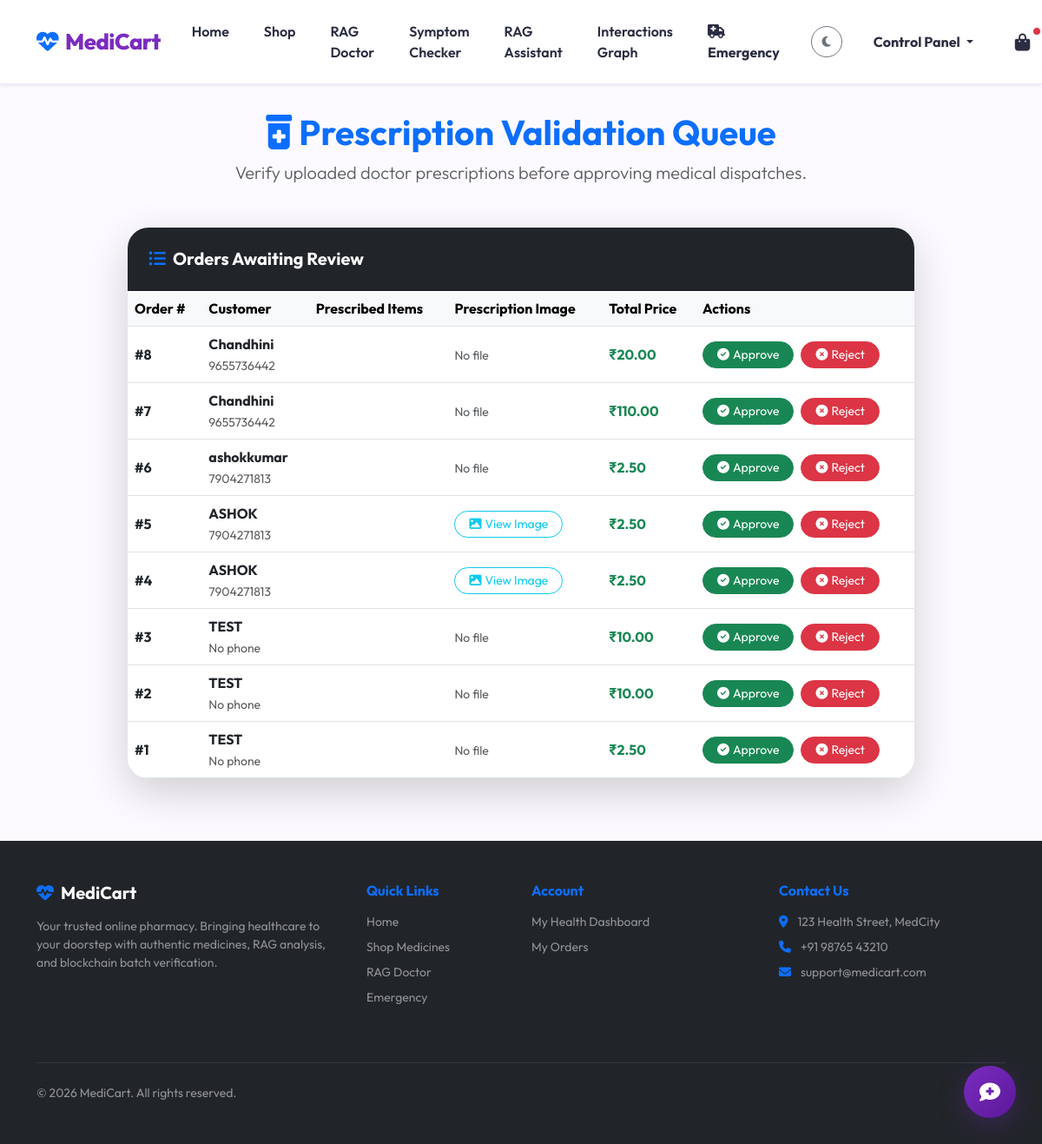
The app's page /orders/pharmacist/queue/ (signed in) with its own data.
### orders/models.py (models this page shows, shortened)
class Order(models.Model):
    STATUS_CHOICES = (
        ('Order Placed', 'Order Placed'),
        ('Payment Confirmed', 'Payment Confirmed'),
        ('Packed', 'Packed'),
        ('Shipped', 'Shipped'),
        ('Out for Delivery', 'Out for Delivery'),
        ('Delivered', 'Delivered'),
        ('Cancelled', 'Cancelled'),
    )
    user = models.ForeignKey(settings.AUTH_USER_MODEL, on_delete=models.CASCADE)
    address = models.TextField(blank=True, default="")
    status = models.CharField(max_length=30, choices=STATUS_CHOICES, default='Order Placed')
    total_amount = models.DecimalField(max_digits=10, decimal_places=2)
    prescription_image = models.ImageField(upload_to='prescriptions/', blank=True, null=True)
    created_at = models.DateTimeField(auto_now_add=True)
    full_name = models.CharField(max_length=100, default="")
    mobile_number = models.CharField(max_length=15, default="")
    email = models.EmailField(default="")
    house_number = models.CharField(max_length=50, default="")
    street_address = models.CharField(max_length=255, default="")
    city = models.CharField(max_length=100, default="")
    state = models.CharField(max_length=100, default="")
    pincode = models.CharField(max_length=10, default="")
    landmark = models.CharField(max_length=100, blank=True, default="")
    delivery_option = models.CharField(max_length=50, default="Standard") # Standard, Express, Same Day
    delivery_charges = models.DecimalField(max_digits=10, decimal_places=2, default=0.00)
    tax_amount = models.DecimalField(max_digits=10, decimal_places=2, default=0.00)
    discount_amount = models.DecimalField(max_digits=10, decimal_places=2, default=0.00)
    payment_method = models.CharField(max_length=50, default="COD") # UPI, Card, Net Banking, Wallet, COD
    payment_status = models.CharField(max_length=20, default="Pending") # Pending, Successful, Failed, Refunded
    transaction_id = models.CharField(max_length=100, blank=True, default="")
    invoice_number = models.CharField(max_length=100, blank=True, default="")
    tracking_number = models.CharField(max_length=100, blank=True, default="")
    estimated_delivery_date = models.DateField(null=True, blank=True)
    delivery_agent_name = models.CharField(max_length=100, blank=True, default="Rahul Sharma")
    refund_status = models.CharField(max_length=50, default="No Refund") # No Refund, Refund Pending, Refunded, Refund Rejected

### accounts/models.py (models this page shows, shortened)
class User(AbstractUser):
    ROLE_CHOICES = (
        ('Customer', 'Customer'),
        ('Pharmacist', 'Pharmacist'),
        ('Admin', 'Admin'),
    )
    role = models.CharField(max_length=15, choices=ROLE_CHOICES, default='Customer')
    is_admin = models.BooleanField(default=False)
    is_customer = models.BooleanField(default=True)
    phone = models.CharField(max_length=15, blank=True, null=True)
    address = models.TextField(blank=True, null=True)
    age = models.PositiveIntegerField(blank=True, null=True)
    gender = models.CharField(max_length=10, blank=True, null=True)
    allergies = models.TextField(blank=True, null=True, help_text="Comma-separated allergies")
    medical_history = models.TextField(blank=True, null=True, help_text="Chronic conditions or previous medical logs")
    mfa_enabled = models.BooleanField(default=False)
    mfa_secret = models.CharField(max_length=32, blank=True, null=True)

### orders/views.py (the view)
# urls.py: path('pharmacist/queue/', views.pharmacist_queue, name='pharmacist_queue'),
@staff_member_required
def pharmacist_queue(request):
    pending_validations = Order.objects.filter(
        prescription_image__isnull=False,
        status='Pending'
    ).order_by('-created_at')
    return render(request, 'orders/pharmacist_queue.html', {
        'orders': pending_validations
    })

### templates/orders/pharmacist_queue.html (shortened to what this page needs)
{% extends 'base.html' %}
{% block content %}
<div class="container py-4">
    <div class="text-center mb-5">
        <h1 class="display-6 fw-bold text-primary"><i class="fas fa-prescription-bottle-alt me-2"></i>Prescription Validation Queue</h1>
        <p class="lead text-muted">Verify uploaded doctor prescriptions before approving medical dispatches.</p>
    </div>
    <div class="row justify-content-center">
        <div class="col-lg-10">
            <div class="card border-0 shadow-lg">
                <div class="card-header bg-dark text-white p-4">
                    <h5 class="mb-0 fw-bold"><i class="fas fa-list-ul me-2 text-primary"></i>Orders Awaiting Review</h5>
                </div>
                <div class="card-body p-0">
                    <div class="table-responsive">
                        <table class="table align-middle mb-0">
                            <thead class="table-light">
                                <tr>
                                    <th>Order #</th>
                                    <th>Customer</th>
                                    <th>Prescribed Items</th>
                                    <th>Prescription Image</th>
                                    <th>Total Price</th>
                                    <th>Actions</th>
                                </tr>
                            </thead>
                            <tbody>
                                {% for order in orders %}
                                <tr>
                                    <td><span class="fw-bold">#{{ order.id }}</span></td>
                                    <td>
                                        <span class="d-block fw-bold">{{ order.user.username }}</span>
                                        <small class="text-muted">{{ order.user.phone|default:"No phone" }}</small>
                                    </td>
                                    <td>
                                    </td>
                                    <td>
                                        {% if order.prescription_image %}
                                        <a href="{{ order.prescription_image.url }}" target="_blank" class="btn btn-sm btn-outline-info rounded-pill px-3">
                                            <i class="fas fa-image me-1"></i>View Image
                                        </a>
                                        {% else %}
                                        <span class="text-muted small">No file</span>
                                        {% endif %}
                                    </td>
                                    <td><span class="fw-bold text-success">₹{{ order.total_amount }}</span></td>
                                    <td>
                                        <div class="d-flex gap-2">
                                            <a href="{% url 'pharmacist_validate' order.id 'approve' %}" class="btn btn-sm btn-success rounded-pill px-3">
                                                <i class="fas fa-check-circle me-1"></i>Approve
                                            </a>
                                            <a href="{% url 'pharmacist_validate' order.id 'reject' %}" class="btn btn-sm btn-danger rounded-pill px-3">
                                                <i class="fas fa-times-circle me-1"></i>Reject
                                            </a>
                                        </div>
                                    </td>
                                </tr>
                                {% endfor %}
                            </tbody>
                        </table>
                    </div>
                </div>
            </div>
        </div>
    </div>
</div>
{% endblock %}

### static/css/style.css (style rules this page uses)
:root { --primary-color: #7b2cbf; --primary-glow: rgba(123, 44, 191, 0.4); --secondary-color: #5a189a; --accent-color: #e0aaff; --success-color: #38b000; --dark-bg: #120024; --light-bg: #fcfaff; --card-bg: #ffffff; --text-dark: #2b2d42; --text-light: #f8f9fa; --text-muted: #6c757d; --card-shadow: 0 12px 24px rgba(123, 44, 191, 0.08); --hover-shadow: 0 16px 36px rgba(123, 44, 191, 0.16); --nav-bg: rgba(255, 255, 255, 0.85); --border-color: rgba(123, 44, 191, 0.1); }
body { font-family: 'Outfit', 'Inter', sans-serif; background-color: var(--light-bg); color: var(--text-dark); transition: background-color 0.4s ease, color 0.4s ease; }
.card { border: 1px solid var(--border-color); border-radius: 24px; background: var(--card-bg); box-shadow: var(--card-shadow); transition: all 0.4s cubic-bezier(0.175, 0.885, 0.32, 1.275); overflow: hidden; }

### records on screen
Order: id "8", user.username "Chandhini", user.phone "9655736442", prescription_image "No file", total_amount "20.00"
Order: id "7", user.username "Chandhini", user.phone "9655736442", prescription_image "No file", total_amount "110.00"
Order: id "6", user.username "ashokkumar", user.phone "7904271813", prescription_image "No file", total_amount "2.50"
Order: id "5", user.username "ASHOK", user.phone "7904271813", total_amount "2.50"
Order: id "4", user.username "ASHOK", user.phone "7904271813", total_amount "2.50"
Order: id "3", user.username "TEST", user.phone "No phone", prescription_image "No file", total_amount "10.00"
Order: id "2", user.username "TEST", user.phone "No phone", prescription_image "No file", total_amount "10.00"
Order: id "1", user.username "TEST", user.phone "No phone", prescription_image "No file", total_amount "2.50"
